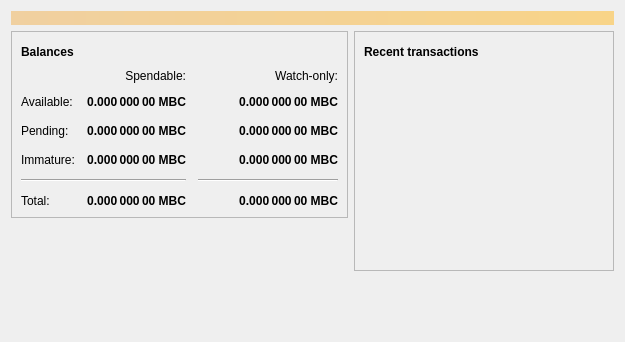
<?xml version="1.0" encoding="UTF-8"?>
<ui version="4.0">
 <class>OverviewPage</class>
 <widget class="QWidget" name="OverviewPage">
  <property name="geometry">
   <rect>
    <x>0</x>
    <y>0</y>
    <width>625</width>
    <height>342</height>
   </rect>
  </property>
  <property name="windowTitle">
   <string>Form</string>
  </property>
  <layout class="QVBoxLayout" name="topLayout">
   <item>
    <widget class="QLabel" name="labelAlerts">
     <property name="visible">
      <bool>false</bool>
     </property>
     <property name="styleSheet">
      <string notr="true">background-color: qlineargradient(x1: 0, y1: 0, x2: 1, y2: 0, stop:0 #F0D0A0, stop:1 #F8D488); color:#000000;</string>
     </property>
     <property name="wordWrap">
      <bool>true</bool>
     </property>
     <property name="margin">
      <number>3</number>
     </property>
    </widget>
   </item>
   <item>
    <layout class="QHBoxLayout" name="horizontalLayout" stretch="1,1">
     <item>
      <layout class="QVBoxLayout" name="verticalLayout_2">
       <item>
        <widget class="QFrame" name="frame">
         <property name="frameShape">
          <enum>QFrame::StyledPanel</enum>
         </property>
         <property name="frameShadow">
          <enum>QFrame::Raised</enum>
         </property>
         <layout class="QVBoxLayout" name="verticalLayout_4">
          <item>
           <layout class="QHBoxLayout" name="horizontalLayout_4">
            <item>
             <widget class="QLabel" name="label_5">
              <property name="font">
               <font>
                <weight>75</weight>
                <bold>true</bold>
               </font>
              </property>
              <property name="text">
               <string>Balances</string>
              </property>
             </widget>
            </item>
            <item>
             <widget class="QPushButton" name="labelWalletStatus">
              <property name="enabled">
               <bool>false</bool>
              </property>
              <property name="maximumSize">
               <size>
                <width>30</width>
                <height>16777215</height>
               </size>
              </property>
              <property name="toolTip">
               <string>The displayed information may be out of date. Your wallet automatically synchronizes with the Bitcoin network after a connection is established, but this process has not completed yet.</string>
              </property>
              <property name="text">
               <string/>
              </property>
              <property name="icon">
               <iconset>
                <normaloff>:/icons/warning</normaloff>
                <disabledoff>:/icons/warning</disabledoff>:/icons/warning</iconset>
              </property>
              <property name="iconSize">
               <size>
                <width>24</width>
                <height>24</height>
               </size>
              </property>
              <property name="flat">
               <bool>true</bool>
              </property>
             </widget>
            </item>
            <item>
             <spacer name="horizontalSpacer_3">
              <property name="orientation">
               <enum>Qt::Horizontal</enum>
              </property>
              <property name="sizeHint" stdset="0">
               <size>
                <width>40</width>
                <height>20</height>
               </size>
              </property>
             </spacer>
            </item>
           </layout>
          </item>
          <item>
           <layout class="QGridLayout" name="gridLayout">
            <property name="spacing">
             <number>12</number>
            </property>
            <item row="2" column="2">
             <widget class="QLabel" name="labelWatchPending">
              <property name="font">
               <font>
                <weight>75</weight>
                <bold>true</bold>
               </font>
              </property>
              <property name="cursor">
               <cursorShape>IBeamCursor</cursorShape>
              </property>
              <property name="toolTip">
               <string>Unconfirmed transactions to watch-only addresses</string>
              </property>
              <property name="text">
               <string notr="true">0.000 000 00 MBC</string>
              </property>
              <property name="alignment">
               <set>Qt::AlignRight|Qt::AlignTrailing|Qt::AlignVCenter</set>
              </property>
              <property name="textInteractionFlags">
               <set>Qt::LinksAccessibleByMouse|Qt::TextSelectableByKeyboard|Qt::TextSelectableByMouse</set>
              </property>
             </widget>
            </item>
            <item row="2" column="1">
             <widget class="QLabel" name="labelUnconfirmed">
              <property name="font">
               <font>
                <weight>75</weight>
                <bold>true</bold>
               </font>
              </property>
              <property name="cursor">
               <cursorShape>IBeamCursor</cursorShape>
              </property>
              <property name="toolTip">
               <string>Total of transactions that have yet to be confirmed, and do not yet count toward the spendable balance</string>
              </property>
              <property name="text">
               <string notr="true">0.000 000 00 MBC</string>
              </property>
              <property name="alignment">
               <set>Qt::AlignRight|Qt::AlignTrailing|Qt::AlignVCenter</set>
              </property>
              <property name="textInteractionFlags">
               <set>Qt::LinksAccessibleByMouse|Qt::TextSelectableByKeyboard|Qt::TextSelectableByMouse</set>
              </property>
             </widget>
            </item>
            <item row="3" column="2">
             <widget class="QLabel" name="labelWatchImmature">
              <property name="font">
               <font>
                <weight>75</weight>
                <bold>true</bold>
               </font>
              </property>
              <property name="cursor">
               <cursorShape>IBeamCursor</cursorShape>
              </property>
              <property name="toolTip">
               <string>Mined balance in watch-only addresses that has not yet matured</string>
              </property>
              <property name="text">
               <string notr="true">0.000 000 00 MBC</string>
              </property>
              <property name="alignment">
               <set>Qt::AlignRight|Qt::AlignTrailing|Qt::AlignVCenter</set>
              </property>
              <property name="textInteractionFlags">
               <set>Qt::LinksAccessibleByMouse|Qt::TextSelectableByKeyboard|Qt::TextSelectableByMouse</set>
              </property>
             </widget>
            </item>
            <item row="4" column="0" colspan="2">
             <widget class="Line" name="line">
              <property name="orientation">
               <enum>Qt::Horizontal</enum>
              </property>
             </widget>
            </item>
            <item row="4" column="2">
             <widget class="Line" name="lineWatchBalance">
              <property name="sizePolicy">
               <sizepolicy hsizetype="Preferred" vsizetype="Fixed">
                <horstretch>0</horstretch>
                <verstretch>0</verstretch>
               </sizepolicy>
              </property>
              <property name="minimumSize">
               <size>
                <width>140</width>
                <height>0</height>
               </size>
              </property>
              <property name="orientation">
               <enum>Qt::Horizontal</enum>
              </property>
             </widget>
            </item>
            <item row="5" column="0">
             <widget class="QLabel" name="labelTotalText">
              <property name="text">
               <string>Total:</string>
              </property>
             </widget>
            </item>
            <item row="3" column="1">
             <widget class="QLabel" name="labelImmature">
              <property name="font">
               <font>
                <weight>75</weight>
                <bold>true</bold>
               </font>
              </property>
              <property name="cursor">
               <cursorShape>IBeamCursor</cursorShape>
              </property>
              <property name="toolTip">
               <string>Mined balance that has not yet matured</string>
              </property>
              <property name="text">
               <string notr="true">0.000 000 00 MBC</string>
              </property>
              <property name="alignment">
               <set>Qt::AlignRight|Qt::AlignTrailing|Qt::AlignVCenter</set>
              </property>
              <property name="textInteractionFlags">
               <set>Qt::LinksAccessibleByMouse|Qt::TextSelectableByKeyboard|Qt::TextSelectableByMouse</set>
              </property>
             </widget>
            </item>
            <item row="2" column="3">
             <spacer name="horizontalSpacer_2">
              <property name="orientation">
               <enum>Qt::Horizontal</enum>
              </property>
              <property name="sizeHint" stdset="0">
               <size>
                <width>40</width>
                <height>20</height>
               </size>
              </property>
             </spacer>
            </item>
            <item row="3" column="0">
             <widget class="QLabel" name="labelImmatureText">
              <property name="text">
               <string>Immature:</string>
              </property>
             </widget>
            </item>
            <item row="5" column="1">
             <widget class="QLabel" name="labelTotal">
              <property name="font">
               <font>
                <weight>75</weight>
                <bold>true</bold>
               </font>
              </property>
              <property name="cursor">
               <cursorShape>IBeamCursor</cursorShape>
              </property>
              <property name="toolTip">
               <string>Your current total balance</string>
              </property>
              <property name="text">
               <string notr="true">0.000 000 00 MBC</string>
              </property>
              <property name="alignment">
               <set>Qt::AlignRight|Qt::AlignTrailing|Qt::AlignVCenter</set>
              </property>
              <property name="textInteractionFlags">
               <set>Qt::LinksAccessibleByMouse|Qt::TextSelectableByKeyboard|Qt::TextSelectableByMouse</set>
              </property>
             </widget>
            </item>
            <item row="5" column="2">
             <widget class="QLabel" name="labelWatchTotal">
              <property name="font">
               <font>
                <weight>75</weight>
                <bold>true</bold>
               </font>
              </property>
              <property name="cursor">
               <cursorShape>IBeamCursor</cursorShape>
              </property>
              <property name="toolTip">
               <string>Current total balance in watch-only addresses</string>
              </property>
              <property name="text">
               <string notr="true">0.000 000 00 MBC</string>
              </property>
              <property name="alignment">
               <set>Qt::AlignRight|Qt::AlignTrailing|Qt::AlignVCenter</set>
              </property>
              <property name="textInteractionFlags">
               <set>Qt::LinksAccessibleByMouse|Qt::TextSelectableByKeyboard|Qt::TextSelectableByMouse</set>
              </property>
             </widget>
            </item>
            <item row="0" column="2">
             <widget class="QLabel" name="labelWatchonly">
              <property name="text">
               <string>Watch-only:</string>
              </property>
              <property name="alignment">
               <set>Qt::AlignRight|Qt::AlignTrailing|Qt::AlignVCenter</set>
              </property>
             </widget>
            </item>
            <item row="1" column="0">
             <widget class="QLabel" name="labelBalanceText">
              <property name="text">
               <string>Available:</string>
              </property>
             </widget>
            </item>
            <item row="1" column="1">
             <widget class="QLabel" name="labelBalance">
              <property name="font">
               <font>
                <weight>75</weight>
                <bold>true</bold>
               </font>
              </property>
              <property name="cursor">
               <cursorShape>IBeamCursor</cursorShape>
              </property>
              <property name="toolTip">
               <string>Your current spendable balance</string>
              </property>
              <property name="text">
               <string notr="true">0.000 000 00 MBC</string>
              </property>
              <property name="alignment">
               <set>Qt::AlignRight|Qt::AlignTrailing|Qt::AlignVCenter</set>
              </property>
              <property name="textInteractionFlags">
               <set>Qt::LinksAccessibleByMouse|Qt::TextSelectableByKeyboard|Qt::TextSelectableByMouse</set>
              </property>
             </widget>
            </item>
            <item row="1" column="2">
             <widget class="QLabel" name="labelWatchAvailable">
              <property name="font">
               <font>
                <weight>75</weight>
                <bold>true</bold>
               </font>
              </property>
              <property name="cursor">
               <cursorShape>IBeamCursor</cursorShape>
              </property>
              <property name="toolTip">
               <string>Your current balance in watch-only addresses</string>
              </property>
              <property name="text">
               <string notr="true">0.000 000 00 MBC</string>
              </property>
              <property name="alignment">
               <set>Qt::AlignRight|Qt::AlignTrailing|Qt::AlignVCenter</set>
              </property>
              <property name="textInteractionFlags">
               <set>Qt::LinksAccessibleByMouse|Qt::TextSelectableByKeyboard|Qt::TextSelectableByMouse</set>
              </property>
             </widget>
            </item>
            <item row="2" column="0">
             <widget class="QLabel" name="labelPendingText">
              <property name="text">
               <string>Pending:</string>
              </property>
             </widget>
            </item>
            <item row="0" column="1">
             <widget class="QLabel" name="labelSpendable">
              <property name="text">
               <string>Spendable:</string>
              </property>
              <property name="alignment">
               <set>Qt::AlignRight|Qt::AlignTrailing|Qt::AlignVCenter</set>
              </property>
             </widget>
            </item>
           </layout>
          </item>
         </layout>
        </widget>
       </item>
       <item>
        <spacer name="verticalSpacer">
         <property name="orientation">
          <enum>Qt::Vertical</enum>
         </property>
         <property name="sizeHint" stdset="0">
          <size>
           <width>20</width>
           <height>40</height>
          </size>
         </property>
        </spacer>
       </item>
      </layout>
     </item>
     <item>
      <layout class="QVBoxLayout" name="verticalLayout_3">
       <item>
        <widget class="QFrame" name="frame_2">
         <property name="frameShape">
          <enum>QFrame::StyledPanel</enum>
         </property>
         <property name="frameShadow">
          <enum>QFrame::Raised</enum>
         </property>
         <layout class="QVBoxLayout" name="verticalLayout">
          <item>
           <layout class="QHBoxLayout" name="horizontalLayout_2">
            <item>
             <widget class="QLabel" name="label_4">
              <property name="font">
               <font>
                <weight>75</weight>
                <bold>true</bold>
               </font>
              </property>
              <property name="text">
               <string>Recent transactions</string>
              </property>
             </widget>
            </item>
            <item>
             <widget class="QPushButton" name="labelTransactionsStatus">
              <property name="enabled">
               <bool>false</bool>
              </property>
              <property name="maximumSize">
               <size>
                <width>30</width>
                <height>16777215</height>
               </size>
              </property>
              <property name="toolTip">
               <string>The displayed information may be out of date. Your wallet automatically synchronizes with the Bitcoin network after a connection is established, but this process has not completed yet.</string>
              </property>
              <property name="text">
               <string/>
              </property>
              <property name="icon">
               <iconset>
                <normaloff>:/icons/warning</normaloff>
                <disabledoff>:/icons/warning</disabledoff>:/icons/warning</iconset>
              </property>
              <property name="iconSize">
               <size>
                <width>24</width>
                <height>24</height>
               </size>
              </property>
              <property name="flat">
               <bool>true</bool>
              </property>
             </widget>
            </item>
            <item>
             <spacer name="horizontalSpacer">
              <property name="orientation">
               <enum>Qt::Horizontal</enum>
              </property>
              <property name="sizeHint" stdset="0">
               <size>
                <width>40</width>
                <height>20</height>
               </size>
              </property>
             </spacer>
            </item>
           </layout>
          </item>
          <item>
           <widget class="QListView" name="listTransactions">
            <property name="styleSheet">
             <string notr="true">QListView { background: transparent; }</string>
            </property>
            <property name="frameShape">
             <enum>QFrame::NoFrame</enum>
            </property>
            <property name="verticalScrollBarPolicy">
             <enum>Qt::ScrollBarAlwaysOff</enum>
            </property>
            <property name="horizontalScrollBarPolicy">
             <enum>Qt::ScrollBarAlwaysOff</enum>
            </property>
            <property name="selectionMode">
             <enum>QAbstractItemView::NoSelection</enum>
            </property>
           </widget>
          </item>
         </layout>
        </widget>
       </item>
       <item>
        <spacer name="verticalSpacer_2">
         <property name="orientation">
          <enum>Qt::Vertical</enum>
         </property>
         <property name="sizeHint" stdset="0">
          <size>
           <width>20</width>
           <height>40</height>
          </size>
         </property>
        </spacer>
       </item>
      </layout>
     </item>
    </layout>
   </item>
  </layout>
 </widget>
 <resources/>
 <connections/>
</ui>
